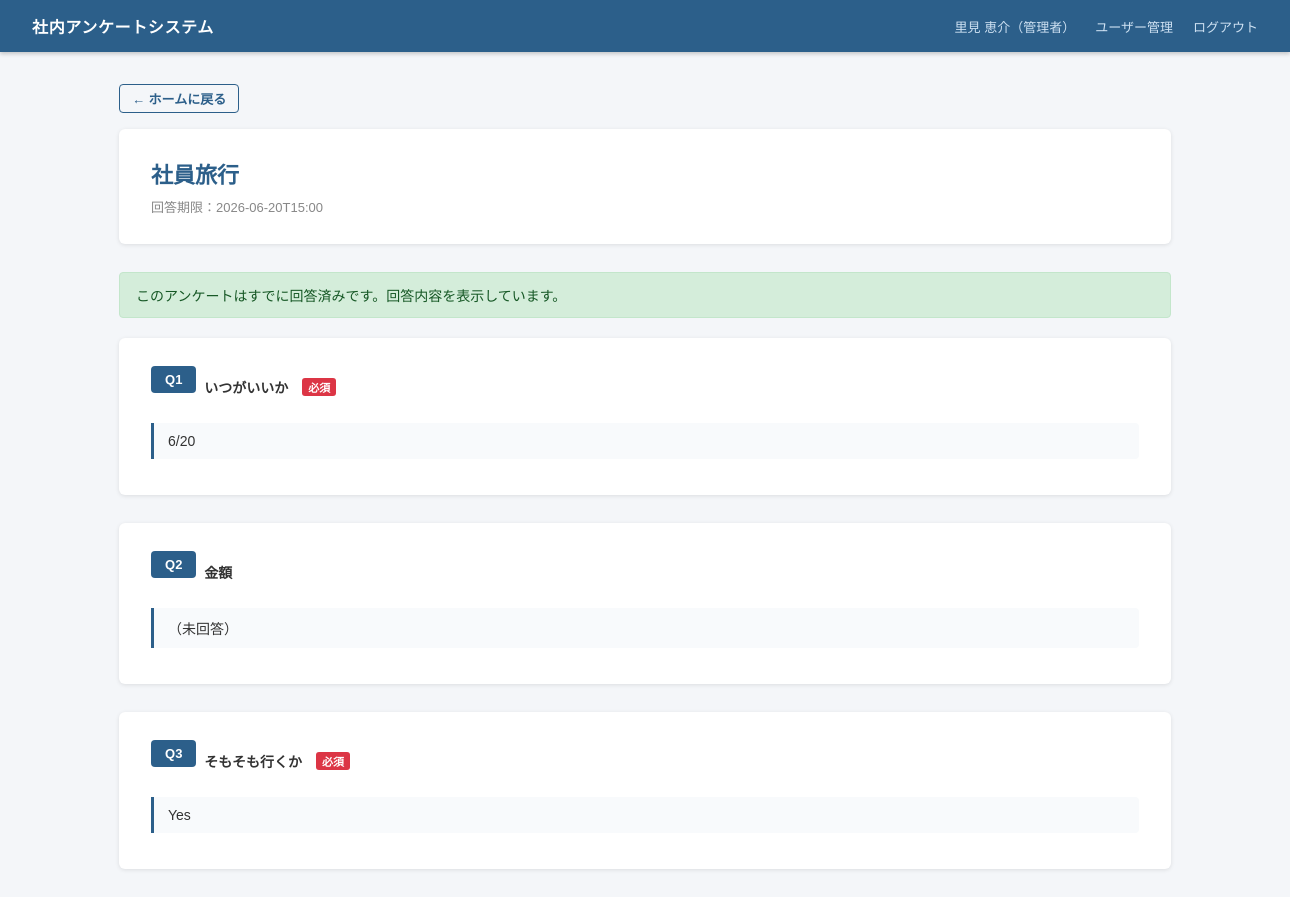
The app's page /survey/1/answer (signed in) with its own data.
### tables this page shows
CREATE TABLE surveys (
    survey_id   INTEGER PRIMARY KEY AUTOINCREMENT,
    created_by  INTEGER NOT NULL REFERENCES users(user_id),
    title       VARCHAR(255) NOT NULL,
    description TEXT,
    deadline    DATETIME,
    status      VARCHAR(20) NOT NULL DEFAULT 'open',
    created_at  DATETIME DEFAULT CURRENT_TIMESTAMP,
    updated_at  DATETIME DEFAULT CURRENT_TIMESTAMP
);

CREATE TABLE questions (
    question_id   INTEGER PRIMARY KEY AUTOINCREMENT,
    survey_id     INTEGER NOT NULL REFERENCES surveys(survey_id),
    question_text TEXT NOT NULL,
    question_type VARCHAR(20) NOT NULL,
    is_required   BOOLEAN NOT NULL DEFAULT 1,
    display_order INTEGER NOT NULL DEFAULT 0
);

CREATE TABLE answer_details (
    detail_id          INTEGER PRIMARY KEY AUTOINCREMENT,
    answer_id          INTEGER NOT NULL REFERENCES answers(answer_id),
    question_id        INTEGER NOT NULL REFERENCES questions(question_id),
    answer_text        TEXT,
    selected_option_id INTEGER REFERENCES question_options(option_id),
    yes_no_value       BOOLEAN
);

CREATE TABLE question_options (
    option_id     INTEGER PRIMARY KEY AUTOINCREMENT,
    question_id   INTEGER NOT NULL REFERENCES questions(question_id),
    option_text   VARCHAR(255) NOT NULL,
    display_order INTEGER NOT NULL DEFAULT 0
);

### app.py (the view, shortened to what this page needs)
@app.route('/survey/<int:survey_id>/answer', methods=['GET', 'POST'])
@login_required
def survey_answer(survey_id):
    db = get_db()
    survey = db.execute('SELECT * FROM surveys WHERE survey_id = ?', (survey_id,)).fetchone()
    if not survey:
        flash('アンケートが見つかりません', 'error')
        return redirect(url_for('home'))
    questions = db.execute(
        'SELECT * FROM questions WHERE survey_id = ? ORDER BY display_order', (survey_id,)
    ).fetchall()
    q_with_opts = []
    for q in questions:
        opts = (
            db.execute(
                'SELECT * FROM question_options WHERE question_id = ? ORDER BY display_order',
                (q['question_id'],)
            ).fetchall()
            if q['question_type'] == 'dropdown' else []
        )
        q_with_opts.append({'q': q, 'options': opts})
    existing = db.execute(
        'SELECT * FROM answers WHERE survey_id = ? AND user_id = ?',
        (survey_id, session['user_id'])
    ).fetchone()
    if existing:
        details = db.execute(
            """SELECT ad.*, q.question_text, q.question_type, qo.option_text
               FROM answer_details ad
               JOIN questions q ON ad.question_id = q.question_id
               LEFT JOIN question_options qo ON ad.selected_option_id = qo.option_id
               WHERE ad.answer_id = ?
               ORDER BY q.display_order""",
            (existing['answer_id'],)
        ).fetchall()
        return render_template('survey_answer.html',
                               survey=survey, q_with_opts=q_with_opts,
                               readonly=True, details=details, errors=[])

### app.py (called while the page is built)
def get_db():
    db = getattr(g, '_db', None)
    if db is None:
        db = g._db = sqlite3.connect(DATABASE)
        db.row_factory = sqlite3.Row
        db.execute('PRAGMA foreign_keys = ON')
    return db

def login_required(f):
    @wraps(f)
    def wrapped(*args, **kwargs):
        if 'user_id' not in session:
            return redirect(url_for('login'))
        return f(*args, **kwargs)
    return wrapped

### templates/survey_answer.html (shortened to what this page needs)
{% extends "base.html" %}
{% block content %}
<div style="margin-bottom:16px;">
  <a href="{{ url_for('home') }}" class="btn btn-outline btn-sm">← ホームに戻る</a>
</div>
<div class="card">
  <h1 class="page-title" style="margin-bottom:8px;">{{ survey.title }}</h1>
  {% if survey.deadline %}
  <p class="text-sm text-muted">回答期限：{{ survey.deadline }}</p>
  {% endif %}
</div>
{% if readonly %}
<div class="alert alert-success">このアンケートはすでに回答済みです。回答内容を表示しています。</div>
{% for item in q_with_opts %}
{% set q = item.q %}
<div class="card">
  <div class="flex items-center gap-8 mb-16">
    <span class="section-label">Q{{ loop.index }}</span>
    <span style="font-weight:600;">{{ q.question_text }}</span>
    {% if q.is_required %}<span class="required-badge">必須</span>{% endif %}
  </div>
  {% for d in details %}
  {% if d.question_id == q.question_id %}
    {% if q.question_type == 'free_text' %}
    <div class="answer-item">{{ d.answer_text if d.answer_text else '（未回答）' }}</div>
    {% elif q.question_type == 'dropdown' %}
    <div class="answer-item">{{ d.option_text if d.option_text else '（未選択）' }}</div>
    {% elif q.question_type == 'yes_no' %}
    <div class="answer-item">
      {% if d.yes_no_value == 1 %}Yes{% elif d.yes_no_value == 0 %}No{% else %}（未回答）{% endif %}
    </div>
    {% endif %}
  {% endif %}
  {% endfor %}
</div>
{% endfor %}
{% endif %}
{% endblock %}

### static/style.css (style rules this page uses)
*, *::before, *::after { box-sizing: border-box; margin: 0; padding: 0; }
body { font-family: "Noto Sans JP", "Hiragino Sans", "Meiryo", sans-serif; font-size: 14px; background: #f4f6f9; color: #333; min-width: 1280px; }
.alert { padding: 12px 16px; border-radius: 4px; margin-bottom: 20px; font-size: 14px; }
.alert-success { background: #d4edda; color: #155724; border: 1px solid #c3e6cb; }
.card { background: #fff; border-radius: 6px; box-shadow: 0 1px 4px rgba(0,0,0,.1); padding: 28px 32px; margin-bottom: 28px; }
.btn { display: inline-block; padding: 8px 20px; border-radius: 4px; border: none; cursor: pointer; font-size: 14px; font-weight: 600; text-decoration: none; transition: opacity .15s; }
.btn-outline { background: transparent; color: #2c5f8a; border: 1px solid #2c5f8a; }
.btn-sm { padding: 4px 12px; font-size: 13px; }
.required-badge { display: inline-block; background: #dc3545; color: #fff; font-size: 11px; padding: 1px 6px; border-radius: 3px; margin-left: 6px; font-weight: 600; }
.page-title { font-size: 22px; font-weight: 700; color: #2c5f8a; margin-bottom: 24px; }
.answer-item { padding: 10px 14px; background: #f8fafc; border-left: 3px solid #2c5f8a; border-radius: 0 4px 4px 0; margin-bottom: 8px; font-size: 14px; }
.section-label { font-size: 13px; font-weight: 700; color: #fff; background: #2c5f8a; padding: 6px 14px; border-radius: 4px; margin-bottom: 14px; display: inline-block; }
.mb-16 { margin-bottom: 16px; }
.flex { display: flex; }
.gap-8 { gap: 8px; }
.items-center { align-items: center; }
.text-sm { font-size: 13px; }
.text-muted { color: #888; }

### records on screen
surveys: title "社員旅行", deadline "2026-06-20T15:00"
questions: question_text "いつがいいか"
answer_details: option_text "6/20"
questions: question_text "金額"
answer_details: answer_text "（未回答）"
questions: question_text "そもそも行くか"
answer_details: yes_no_value "Yes"

### other values on screen
{{ session.display_name }} "里見 恵介"
{{ '管理者' if session.role == 'admin' else '一般ユーザー' }} "管理者"
